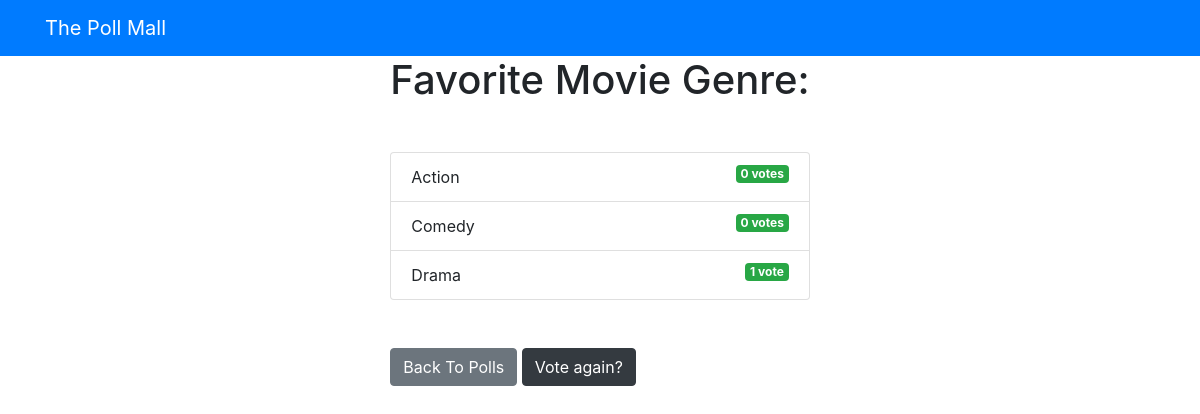
The page /polls/4/results/ on the database its author committed.
### pollApp/models.py (models this page shows, shortened)
class Question(models.Model):
    question_text = models.CharField(max_length = 200)
    publishing_date = models.DateTimeField('date_published')

class Choice(models.Model):
    question = models.ForeignKey(Question , on_delete=models.CASCADE)
    choice_text = models.CharField(max_length = 200)
    votes = models.IntegerField(default = 0)

### pollApp/views.py (the view)
# urls.py: path('<int:question_id>/results/',views.results, name = 'results'),
def results(request, question_id):
    question = get_object_or_404(Question, pk=question_id)
    return render(request, 'polls/results.html', {'question':question})

### templates/polls/results.html
{% extends 'base.html' %}
{% block content %}
<h1 class ="mb-5 text-center">{{ question.question_text }}</h1>
<ul class ="list-group mb-5">
	{% for choice in question.choice_set.all %}
	<li class ="list-group-item">
		{{ choice.choice_text }} <span class ="badge badge-success float-right">{{ choice.votes }}
			vote{{ choice.votes | pluralize }}</span>
	</li>
	{% endfor %}
</ul>
<a class ="btn btn-secondary" href ="{% url 'polls:index' %}">Back To Polls</a>
<a class ="btn btn-dark" href ="{% url 'polls:detail' question.id %}">Vote again?</a>
{% endblock %}

### rows shown on the page
Question: question_text "Favorite Movie Genre:"
Choice: choice_text "Action", votes "0", votes|pluralize "s"
Choice: choice_text "Comedy", votes "0", votes|pluralize "s"
Choice: choice_text "Drama", votes "1"
